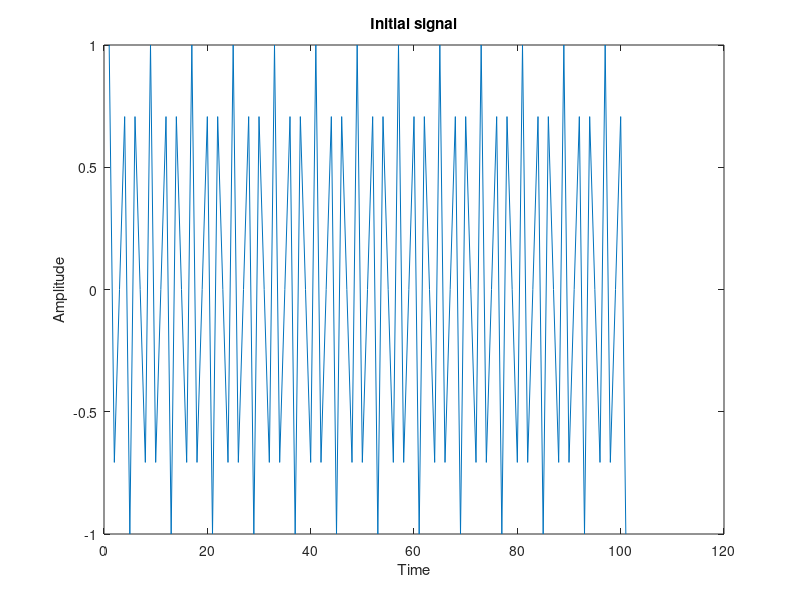
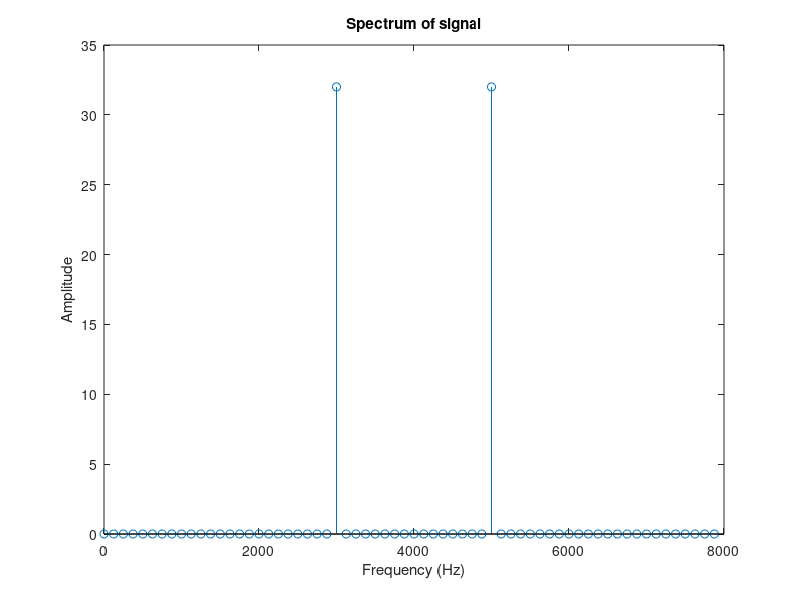
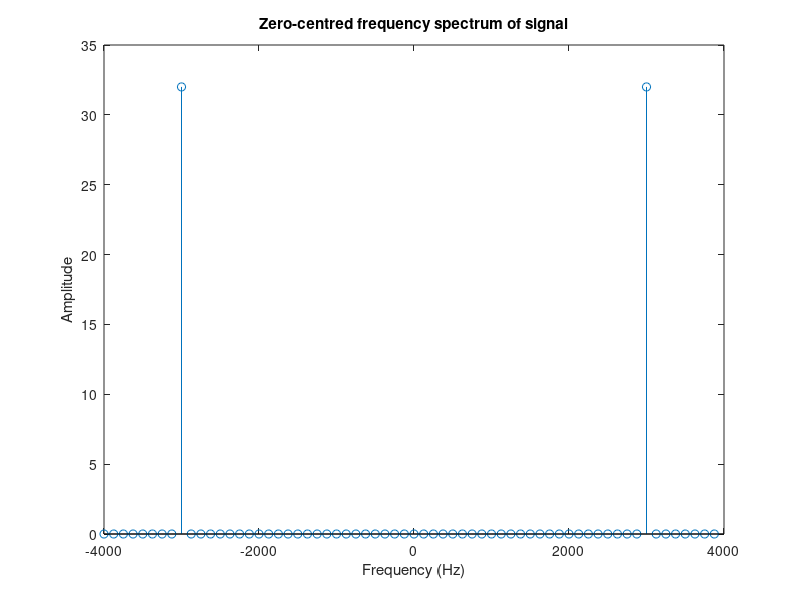

Write MATLAB code to recreate these figures, in order.
clear; close all;

N = 64;
fc = 3000;
fs = 8000;
Ts = 1/fs;
t = 0:Ts:100*Ts;

signal = cos(2*pi*fc*t);  % create the signal

% Plot the signal:
figure;
plot(signal);
xlabel("Time");
ylabel("Amplitude");
title("Initial signal");

% Plot the FFT for the signal:
figure;
fx = zeros(1, N);
fidx = (fs/N) * linspace(0,N-1,N);
spectrum = fft(signal, N);
stem(fidx, abs(spectrum));
xlabel('Frequency (Hz)');
ylabel('Amplitude');
title('Spectrum of signal');

figure;
fidx = (fs/N)*linspace(-N/2, N/2-1, N);
stem(fidx, abs(fftshift(spectrum)));
xlabel('Frequency (Hz)');
ylabel('Amplitude');
title('Zero-centred frequency spectrum of signal');